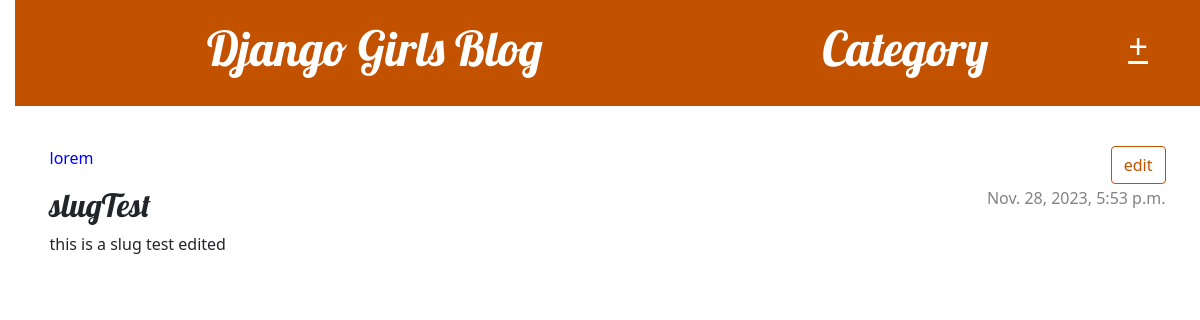
The app's page /post/slugtest/ with its own data.
### blog/models.py (models this page shows, shortened)
class Post(models.Model):
    author = models.ForeignKey(settings.AUTH_USER_MODEL, on_delete=models.CASCADE)
    title = models.CharField(max_length=200)
    text = models.TextField()
    created_date = models.DateTimeField(default=timezone.now, editable=False)
    published_date = models.DateTimeField(blank=True, null=True)
    post_slug = AutoSlugField(populate_from='title', unique=True, null=True, default=None, )
    post_cat = models.ForeignKey(Category,on_delete=models.CASCADE,null=True)
    tags = models.ManyToManyField(Tag)

class Category(models.Model):
    title = models.CharField(max_length=60)
    def __str__(self):
        return self.title

### blog/views.py (the view)
# urls.py: path('post/<post_slug>/', views.post_detail, name='post_detail'),
def post_detail(request, post_slug):
    post = get_object_or_404(Post, post_slug=post_slug)
    return render(request, 'blog/post_detail.html', {'post': post})

### blog/templates/blog/post_detail.html
{% extends 'blog/base.html' %}
{% block content %}
    <article class="post">
        <aside class="actions">
            <a class="btn btn-secondary" href="{% url 'post_edit' post_slug=post.post_slug %}">
                edit
            </a>
        </aside>
        <p style="color: blue;">{{post.post_cat}}</p>
        {% if post.published_date %}
            <time class="date">
                {{ post.published_date }}
            </time>
        {% endif %}
        <h2>{{ post.title }}</h2>
        <p>{{ post.text|linebreaksbr }}</p>
    </article>
{% endblock %}

### blog/static/css/blog.css (style rules this page uses)
body { padding-left: 15px; }
h1, h2, h3, h4 { font-family: 'Lobster', cursive; }
.date { color: #828282; }
.post { margin-bottom: 70px; }
.post > .date, .post > .actions { float: right; }
.btn-secondary, .btn-secondary:visited { color: #C25100; background: none; border-color: #C25100; }

### records on screen
Post: post_cat "lorem", published_date "Nov. 28, 2023, 5:53 p.m.", title "slugTest", text "this is a slug test edited"
